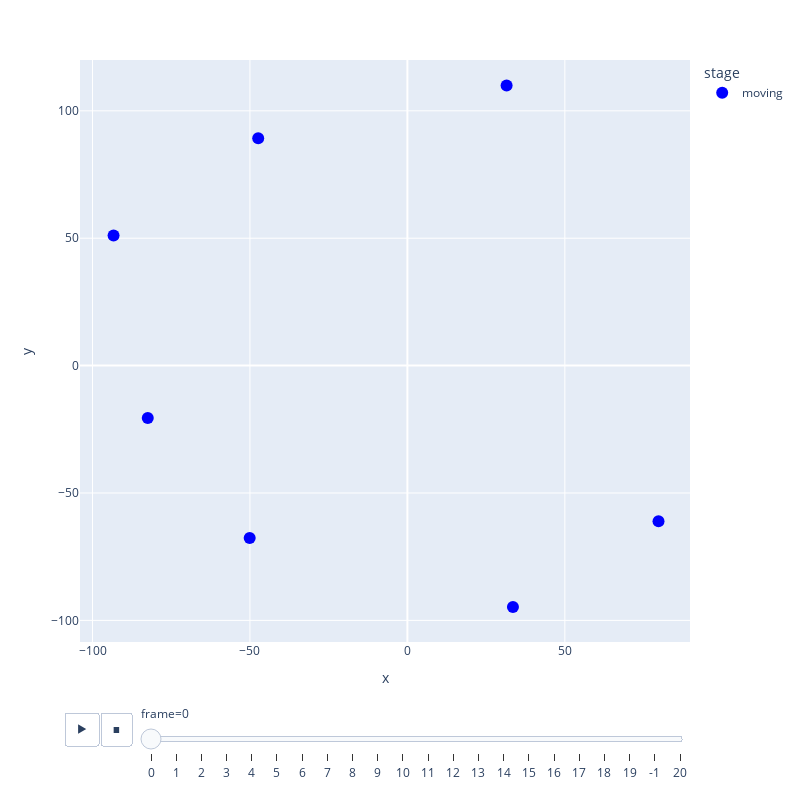

The cell this chart's notebook holds for it:
### Code cell
# 我们取索引 3 到 10（即第4个到第11个点），但注意边界
start_points = plane_positions_truth[3:11]   # 索引 3~10（含头不含尾）→ 8 个点
end_points = plane_series_xy[3:11]           # 同样取 8 个点

assert len(start_points) == len(end_points), "起点和终点数量必须一致"

# 插值生成 20 帧
num_frames = 20
t = np.linspace(0, 1, num_frames)

positions = np.array([
    (1 - t[frm]) * np.array(start_points) + t[frm] * np.array(end_points)
    for frm in range(num_frames)
])

# 构建主数据 DataFrame
data = []
for frame in range(num_frames):
    for point_id, (x, y) in enumerate(positions[frame]):
        data.append({
            "frame": frame,
            "x": x,
            "y": y,
            "point_id": point_id,
            "stage": "moving"
        })

df = pd.DataFrame(data)

# -------------------------------
# ✅ 使用 pd.concat() 添加初始和终止状态
# -------------------------------

# 创建初始状态数据
initial_data = []
for point_id, (x, y) in enumerate(start_points):
    initial_data.append({
        "frame": -1,
        "x": x,
        "y": y,
        "point_id": point_id,
        "stage": "initial"
    })

# 创建终止状态数据
final_data = []
for point_id, (x, y) in enumerate(end_points):
    final_data.append({
        "frame": num_frames,
        "x": x,
        "y": y,
        "point_id": point_id,
        "stage": "final"
    })

# 转为 DataFrame
df_initial = pd.DataFrame(initial_data)
df_final = pd.DataFrame(final_data)

# 使用 pd.concat 拼接
df = pd.concat([df, df_initial, df_final], ignore_index=True)

# 排序 frame，确保动画顺序
# df = df.sort_values("frame").reset_index(drop=True)

# -------------------------------
# 绘制动画
# -------------------------------
fig = px.scatter(
    df,
    x="x",
    y="y",
    animation_frame="frame",
    symbol="stage",
    symbol_map={"initial": "x", "moving": "circle", "final": "circle"},
    color="stage",
    color_discrete_map={"initial": "green", "moving": "blue", "final": "red"},
    hover_name="point_id",
    range_x=[df["x"].min() - 10, df["x"].max() + 10],
    range_y=[df["y"].min() - 10, df["y"].max() + 10],
    # title="点3-点10移动动画（初始:X → 终点:O）"
)

fig.update_traces(marker=dict(size=12))
fig.update_layout(width=800, height=800)

# 设置动画速度（可选）
if fig.layout.updatemenus:
    fig.layout.updatemenus[0].buttons[0].args[1]["frame"]["duration"] = 200
    fig.layout.updatemenus[0].buttons[0].args[1]["transition"]["duration"] = 50

fig.show()

### Figure 1 — Plotly figure (JSON) as saved in the notebook; plotly's stock layout.template omitted (floating-point values rounded to 4 significant figures)
{"data": [{"hovertemplate": "<b>%{hovertext}</b><br><br>stage=moving<br>frame=0<br>x=%{x}<br>y=%{y}<extra></extra>", "hovertext": [0.0, 1.0, 2.0, 3.0, 4.0, 5.0, 6.0], "legendgroup": "moving", "marker": {"color": "blue", "size": 12, "symbol": "circle"}, "mode": "markers", "name": "moving", "orientation": "v", "showlegend": true, "type": "scatter", "x": [31.5, -47.38, -93.31, -82.45, -50.09, 33.51, 79.74], "xaxis": "x", "y": [110.0, 89.22, 51.03, -20.54, -67.7, -94.73, -61.11], "yaxis": "y"}], "layout": {"height": 800, "legend": {"title": {"text": "stage"}, "tracegroupgap": 0}, "margin": {"t": 60}, "sliders": [{"active": 0, "currentvalue": {"prefix": "frame="}, "len": 0.9, "pad": {"b": 10, "t": 60}, "steps": [{"args": [["0"], {"frame": {"duration": 0, "redraw": false}, "fromcurrent": true, "mode": "immediate", "transition": {"duration": 0, "easing": "linear"}}], "label": "0", "method": "animate"}, {"args": [["1"], {"frame": {"duration": 0, "redraw": false}, "fromcurrent": true, "mode": "immediate", "transition": {"duration": 0, "easing": "linear"}}], "label": "1", "method": "animate"}, {"args": [["2"], {"frame": {"duration": 0, "redraw": false}, "fromcurrent": true, "mode": "immediate", "transition": {"duration": 0, "easing": "linear"}}], "label": "2", "method": "animate"}, {"args": [["3"], {"frame": {"duration": 0, "redraw": false}, "fromcurrent": true, "mode": "immediate", "transition": {"duration": 0, "easing": "linear"}}], "label": "3", "method": "animate"}, {"args": [["4"], {"frame": {"duration": 0, "redraw": false}, "fromcurrent": true, "mode": "immediate", "transition": {"duration": 0, "easing": "linear"}}], "label": "4", "method": "animate"}, {"args": [["5"], {"frame": {"duration": 0, "redraw": false}, "fromcurrent": true, "mode": "immediate", "transition": {"duration": 0, "easing": "linear"}}], "label": "5", "method": "animate"}, {"args": [["6"], {"frame": {"duration": 0, "redraw": false}, "fromcurrent": true, "mode": "immediate", "transition": {"duration": 0, "easing": "linear"}}], "label": "6", "method": "animate"}, {"args": [["7"], {"frame": {"duration": 0, "redraw": false}, "fromcurrent": true, "mode": "immediate", "transition": {"duration": 0, "easing": "linear"}}], "label": "7", "method": "animate"}, {"args": [["8"], {"frame": {"duration": 0, "redraw": false}, "fromcurrent": true, "mode": "immediate", "transition": {"duration": 0, "easing": "linear"}}], "label": "8", "method": "animate"}, {"args": [["9"], {"frame": {"duration": 0, "redraw": false}, "fromcurrent": true, "mode": "immediate", "transition": {"duration": 0, "easing": "linear"}}], "label": "9", "method": "animate"}, {"args": [["10"], {"frame": {"duration": 0, "redraw": false}, "fromcurrent": true, "mode": "immediate", "transition": {"duration": 0, "easing": "linear"}}], "label": "10", "method": "animate"}, {"args": [["11"], {"frame": {"duration": 0, "redraw": false}, "fromcurrent": true, "mode": "immediate", "transition": {"duration": 0, "easing": "linear"}}], "label": "11", "method": "animate"}, {"args": [["12"], {"frame": {"duration": 0, "redraw": false}, "fromcurrent": true, "mode": "immediate", "transition": {"duration": 0, "easing": "linear"}}], "label": "12", "method": "animate"}, {"args": [["13"], {"frame": {"duration": 0, "redraw": false}, "fromcurrent": true, "mode": "immediate", "transition": {"duration": 0, "easing": "linear"}}], "label": "13", "method": "animate"}, {"args": [["14"], {"frame": {"duration": 0, "redraw": false}, "fromcurrent": true, "mode": "immediate", "transition": {"duration": 0, "easing": "linear"}}], "label": "14", "method": "animate"}, {"args": [["15"], {"frame": {"duration": 0, "redraw": false}, "fromcurrent": true, "mode": "immediate", "transition": {"duration": 0, "easing": "linear"}}], "label": "15", "method": "animate"}, {"args": [["16"], {"frame": {"duration": 0, "redraw": false}, "fromcurrent": true, "mode": "immediate", "transition": {"duration": 0, "easing": "linear"}}], "label": "16", "method": "animate"}, {"args": [["17"], {"frame": {"duration": 0, "redraw": false}, "fromcurrent": true, "mode": "immediate", "transition": {"duration": 0, "easing": "linear"}}], "label": "17", "method": "animate"}, {"args": [["18"], {"frame": {"duration": 0, "redraw": false}, "fromcurrent": true, "mode": "immediate", "transition": {"duration": 0, "easing": "linear"}}], "label": "18", "method": "animate"}, {"args": [["19"], {"frame": {"duration": 0, "redraw": false}, "fromcurrent": true, "mode": "immediate", "transition": {"duration": 0, "easing": "linear"}}], "label": "19", "method": "animate"}, {"args": [["-1"], {"frame": {"duration": 0, "redraw": false}, "fromcurrent": true, "mode": "immediate", "transition": {"duration": 0, "easing": "linear"}}], "label": "-1", "method": "animate"}, {"args": [["20"], {"frame": {"duration": 0, "redraw": false}, "fromcurrent": true, "mode": "immediate", "transition": {"duration": 0, "easing": "linear"}}], "label": "20", "method": "animate"}], "x": 0.1, "xanchor": "left", "y": 0, "yanchor": "top"}], "updatemenus": [{"buttons": [{"args": [null, {"frame": {"duration": 200, "redraw": false}, "fromcurrent": true, "mode": "immediate", "transition": {"duration": 50, "easing": "linear"}}], "label": "&#9654;", "method": "animate"}, {"args": [[null], {"frame": {"duration": 0, "redraw": false}, "fromcurrent": true, "mode": "immediate", "transition": {"duration": 0, "easing": "linear"}}], "label": "&#9724;", "method": "animate"}], "direction": "left", "pad": {"r": 10, "t": 70}, "showactive": false, "type": "buttons", "x": 0.1, "xanchor": "right", "y": 0, "yanchor": "top"}], "width": 800, "xaxis": {"anchor": "y", "domain": [0, 1], "range": [-104.0, 89.74], "title": {"text": "x"}}, "yaxis": {"anchor": "x", "domain": [0, 1], "range": [-108.5, 120.0], "title": {"text": "y"}}}}
